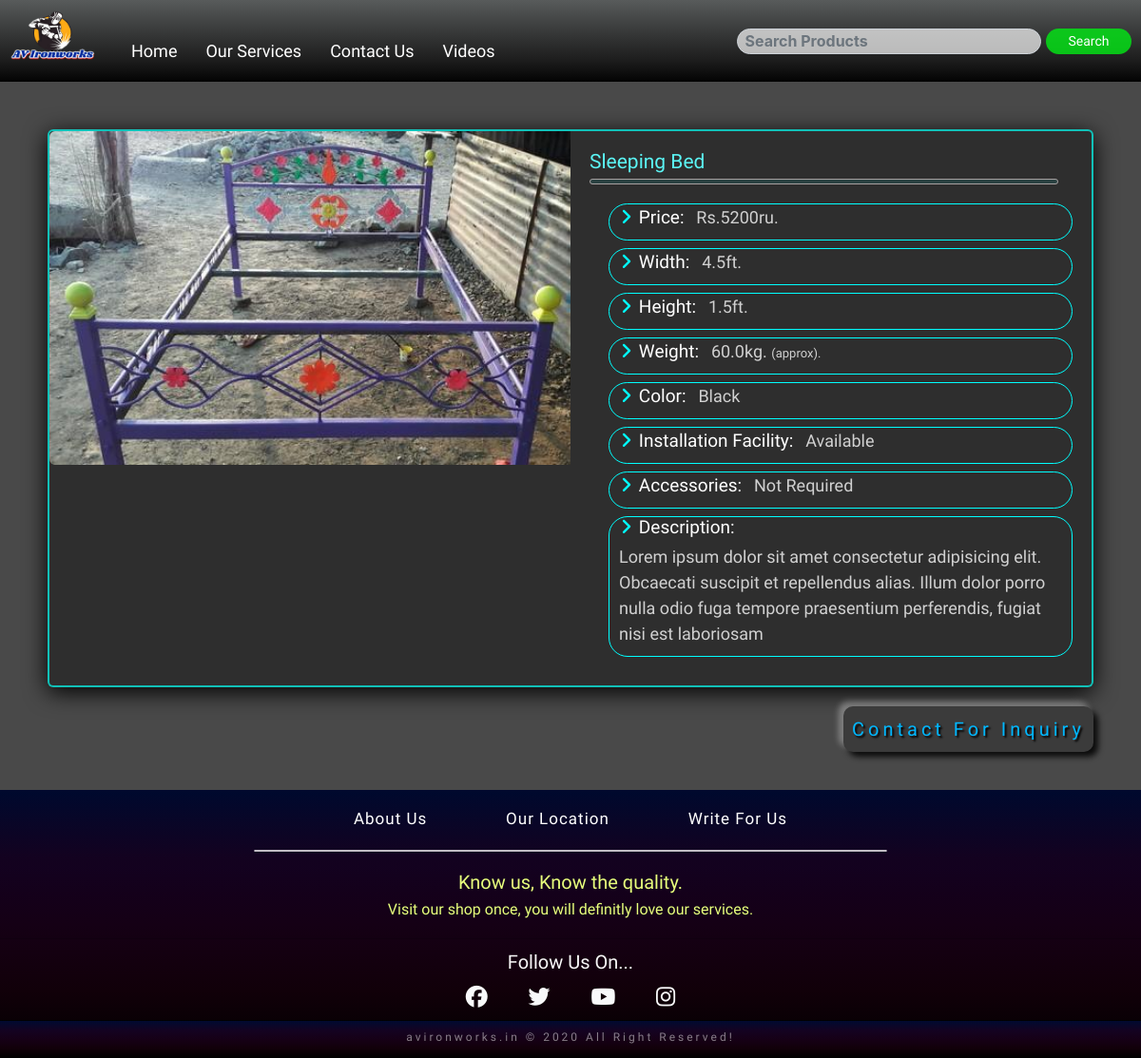
Page /product-details/2 on the committed database.
### home_app/models.py (models this page shows)
class Products(models.Model):
    prod_cat = models.CharField(max_length=30,choices=CATEGORIES,default='')
    prod_head = models.CharField(max_length=50,default='')
    prod_price = models.IntegerField(default=0)
    prod_height = models.FloatField(default=0)
    prod_width = models.FloatField(default=0)
    prod_weight = models.FloatField(default=0)
    prod_color = models.CharField(max_length=30,default='')
    prod_inst_facility = models.CharField(max_length=20,default='')
    prod_accessories = models.CharField(max_length=200,default='')
    prod_desc = models.CharField(max_length=200,default='')
    prod_img = models.ImageField(upload_to='images',default='')

### home_app/views.py (the view)
# urls.py: path('product-details/<int:id>', home_app_view.prod_details_view,name='prod_details'),
def prod_details_view(request,id):
    product = Products.objects.get(id=id)
    return render(request,'home_app/prod_details.html',{'product':product})

### templates/home_app/prod_details.html
<!DOCTYPE html>
{% extends 'home_app/base.html' %}
{% load static %}
{% block body_block %}
<div class="p-d-row">
        <div class="prod_details-img-box">
            <img src="{{product.prod_img.url}}" alt="image">
        </div>
        <div class="product-details-box">
            <h2 class="p-d-name"">{{product.prod_head}}</h2>
            <div class="bottom-line"></div>
            <ul class="prod-details">
                <li>
                    <h3><i class="fas fa-angle-right"></i>Price:</h3>
                    <p> Rs.{{product.prod_price}}ru.</p>
                </li>
                <li>
                    <h3><i class="fas fa-angle-right"></i>Width:</h3>
                    <p> {{product.prod_width}}ft.</p>
                </li>
                <li>
                    <h3><i class="fas fa-angle-right"></i>Height:</h3>
                    <p> {{product.prod_height}}ft.</p>
                </li>
                <li>
                    <h3><i class="fas fa-angle-right"></i>Weight:</h3>
                    <p> {{product.prod_weight}}kg. <span>(approx).</span></p>
                </li>
                <li>
                    <h3><i class="fas fa-angle-right"></i>Color:</h3>
                    <p> {{product.prod_color}}</p>
                </li>
                <li>
                    <h3><i class="fas fa-angle-right"></i>Installation Facility:</h3>
                    <p> {{product.prod_inst_facility}}</p>
                </li>
                <li>
                    <h3><i class="fas fa-angle-right"></i>Accessories:</h3>
                    <p> {{product.prod_accessories}}</p>
                </li>
                <li>
                    <h3><i class="fas fa-angle-right"></i>Description:</h3>
                    <p>{{product.prod_desc}}</p>
                </li>
            </ul>
        </div>
    </div>
    <div class="row contact-btn glow">
        <a href="/contact" class="btn ml-auto">Contact For Inquiry</a>
    </div>
{% endblock %}

### static/css/home.css (style rules this page uses)
* { margin: 0; padding: 0; box-sizing: border-box; }
html { font-size: 10px; }
body { background-color: #494949; }
.row { padding-left: 2rem; }

### static/css/prod_details.css (style rules this page uses)
* { margin: 0px; padding: 0px; box-sizing: border-box; }
html { font-size: 10px; }
.p-d-row { background-color: rgb(46, 46, 46); margin: 5rem 5rem 2rem 5rem; border: 2px solid rgba(7, 255, 243, 0.705); border-radius: 0.6rem; box-shadow: 0px 5px 24px 0px rgb(0, 0, 0); }
.p-d-row::after { content: ''; display: block; clear: both; }
.prod_details-img-box { float: left; height: auto; width: 50%; }
.prod_details-img-box img { width: 100%; height: auto; border-top-left-radius: 0.6rem; border-bottom-left-radius: 0.6rem; }
.product-details-box { padding: 2rem; float: left; width: 50%; }
.p-d-name { font-size: 2.1rem; font-family: 'Lemonada', cursive; color: rgb(91, 245, 245); }
.bottom-line { padding: 0.2rem; width: 97%; border: 1px solid rgb(167, 161, 161); background-color: rgba(29, 212, 212, 0.123); border-radius: 2rem; }
.prod-details { margin-top: 2rem; }
.prod-details li { margin-bottom: 0.8rem; list-style: none; margin-left: 2rem; border: 1px solid aqua; border-radius: 2rem; }
.prod-details li p { margin-left: 1rem; font-size: 1.8rem; }
.prod-details h3,p { font-family: 'Play', sans-serif; display: inline-block; }
.prod-details li i { margin-left: 0.6em; margin-right: 0.4em; color: aqua; }
.prod-details li h3 { font-size: 1.9em; color: rgb(255, 255, 255); }
.prod-details p { color: rgb(209, 209, 209); font-family: 'Sriracha', cursive; }
.prod-details span { font-size: 1.3rem; }
.contact-btn { margin: 0 5rem 4rem 5rem; }
.contact-btn a { display: inline-block; padding: 0.8rem; font-size: 2rem; letter-spacing: 0.4rem; color: rgb(0, 183, 255); font-family: 'Lemonada', cursive; border-radius: 1rem; text-decoration: none; background-color: rgb(59, 59, 59); text-shadow: 2px 2px 2px rgb(0, 0, 0); transition-duration: 0.7s; box-shadow: -5px -5px 6px rgba(255, 255, 255, 0.315),5px 5px 6px rgba(0, 0, 0, 0.863); }

### static/css/services.css (style rules this page uses)
* { margin: 0; padding: 0; box-sizing: border-box; }
html { font-size: 10px; }

### static/css/contact.css (style rules this page uses)
* { margin: 0; padding: 0; box-sizing: border-box; }
html { font-size: 10px; }
.contact-row .each-row h2,p { color: rgb(253, 186, 186); font-size: 1.6rem; }

### static/css/about.css (style rules this page uses)
* { margin: 0; padding: 0; box-sizing: border-box; }
html { font-size: 10px; }
body { background-color: rgb(73, 73, 73); }

### static/css/message.css (style rules this page uses)
* { margin: 0; padding: 0; box-sizing: border-box; }
html { font-size: 10px; }

### rows in the picture
Products: prod_img (picture), prod_head "Sleeping Bed", prod_price "5200", prod_width "4.5", prod_height "1.5", prod_weight "60.0", prod_color "Black", prod_inst_facility "Available", prod_accessories "Not Required", prod_desc "Lorem ipsum dolor sit amet consectetur adipisicing elit. Obcaecati suscipit et repellendus alias. Illum dolor porro nulla odio fuga tempore praesentium perferendis, fugiat nisi est laboriosam"
